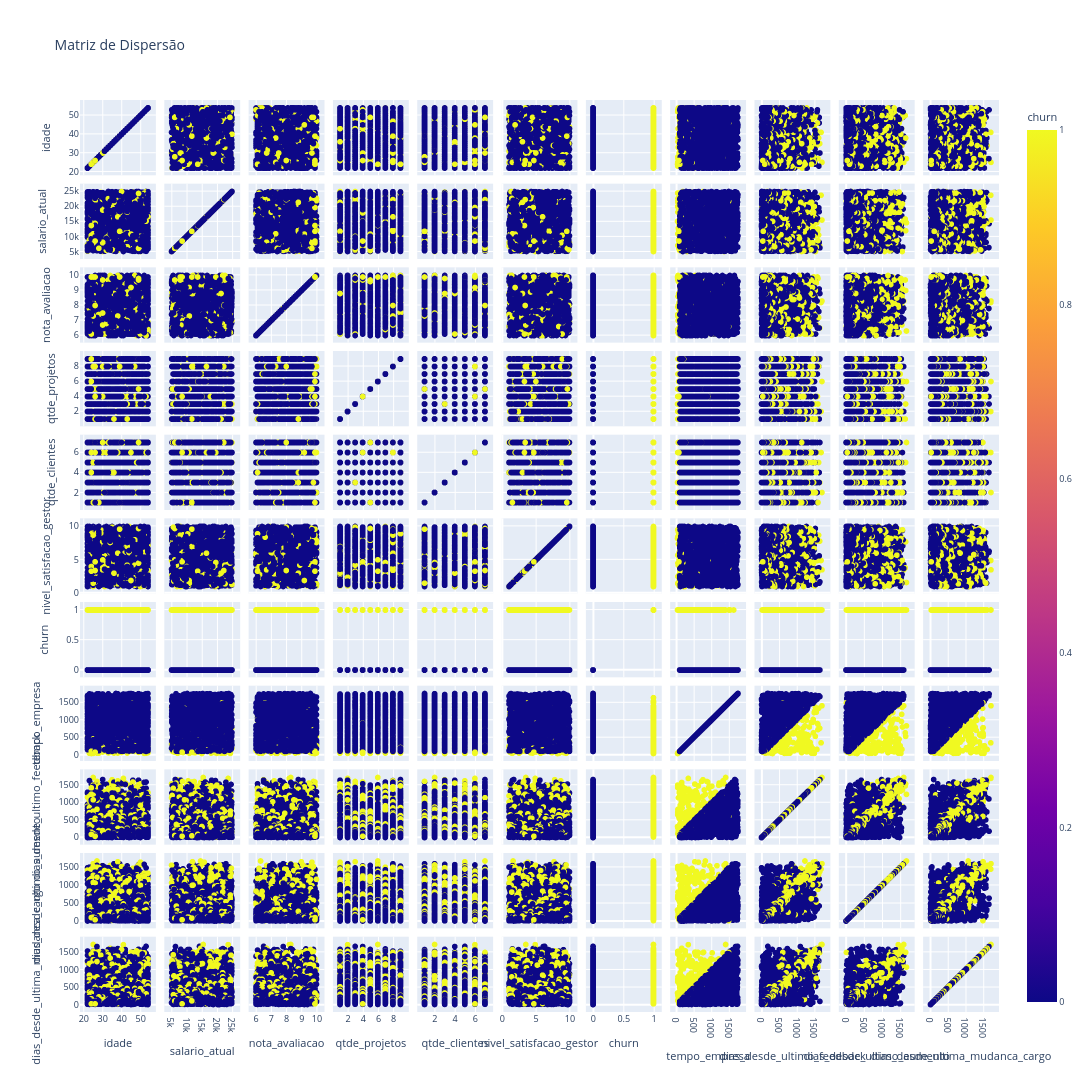

Notebook cell for this chart:
### Code cell
# Matriz de dispersão
fig = px.scatter_matrix(df_employees, dimensions=colunas_numericas,
                        color='churn', title='Matriz de Dispersão')

fig.update_layout(
    width=1600,
    height=1300,
    title_font=dict(size=14),
    font=dict(size=9)
)

fig.show()

### Figure 1 — Plotly figure (JSON) as saved in the notebook; plotly's stock layout.template omitted (floating-point values rounded to 4 significant figures; data arrays with more than 128 entries replaced by an {"elided": "..."} marker saying what was removed)
{"data": [{"dimensions": [{"axis": {"matches": true}, "label": "idade", "values": {"elided": "2000 int values"}}, {"axis": {"matches": true}, "label": "salario_atual", "values": {"elided": "2000 int values"}}, {"axis": {"matches": true}, "label": "nota_avaliacao", "values": {"elided": "2000 float values"}}, {"axis": {"matches": true}, "label": "qtde_projetos", "values": {"elided": "2000 int values"}}, {"axis": {"matches": true}, "label": "qtde_clientes", "values": {"elided": "2000 int values"}}, {"axis": {"matches": true}, "label": "nivel_satisfacao_gestor", "values": {"elided": "2000 float values"}}, {"axis": {"matches": true}, "label": "churn", "values": {"elided": "2000 int values"}}, {"axis": {"matches": true}, "label": "tempo_empresa", "values": {"elided": "2000 int values"}}, {"axis": {"matches": true}, "label": "dias_desde_ultimo_feedback", "values": {"elided": "2000 int values"}}, {"axis": {"matches": true}, "label": "dias_desde_ultimo_aumento", "values": {"elided": "2000 int values"}}, {"axis": {"matches": true}, "label": "dias_desde_ultima_mudanca_cargo", "values": {"elided": "2000 int values"}}], "hovertemplate": "%{xaxis.title.text}=%{x}<br>%{yaxis.title.text}=%{y}<br>churn=%{marker.color}<extra></extra>", "legendgroup": "", "marker": {"color": {"elided": "2000 int values"}, "coloraxis": "coloraxis", "symbol": "circle"}, "name": "", "showlegend": false, "type": "splom"}], "layout": {"coloraxis": {"colorbar": {"title": {"text": "churn"}}, "colorscale": [[0, "#0d0887"], [0.1111, "#46039f"], [0.2222, "#7201a8"], [0.3333, "#9c179e"], [0.4444, "#bd3786"], [0.5556, "#d8576b"], [0.6667, "#ed7953"], [0.7778, "#fb9f3a"], [0.8889, "#fdca26"], [1, "#f0f921"]]}, "dragmode": "select", "font": {"size": 9}, "height": 1300, "legend": {"tracegroupgap": 0}, "title": {"font": {"size": 14}, "text": "Matriz de Dispersão"}, "width": 1600}}
